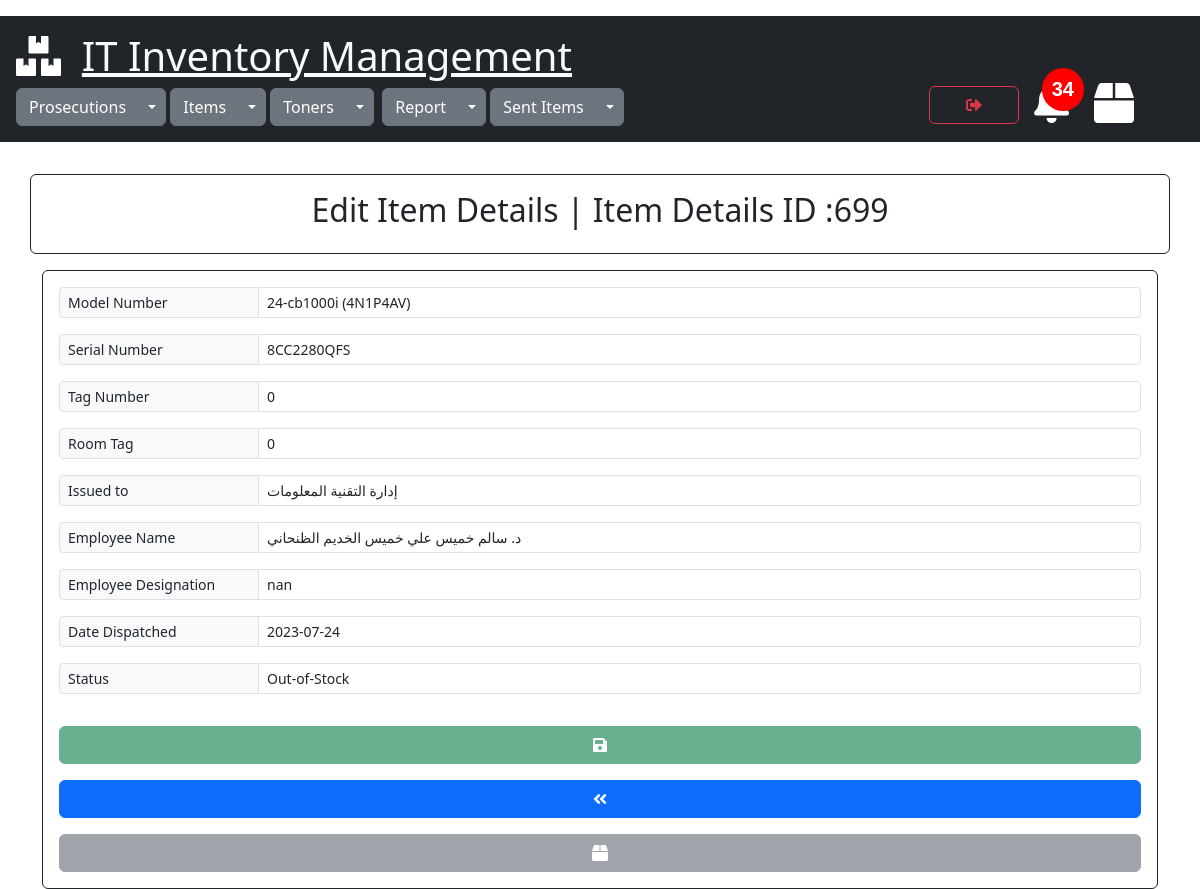
The page /items/edit_item_details_form/699 (signed in) on the database its author committed.
### items/models.py (models this page shows)
class ItemDetails(models.Model):
    STATUS = [
        ('In-Stock', 'In-Stock'),
        ('Out-of-Stock', 'Out-of-Stock'),
        ('issued-to', 'issued-to')
    ]
    serial_no = models.CharField(max_length=500, null=True)
    tag_no = models.CharField(max_length=500, null=True)
    room_tag = models.CharField(max_length=500, null=True)
    status = models.CharField(max_length=30, default='In-stock', choices=STATUS)
    model_no = models.ForeignKey(Items, on_delete=models.CASCADE)
    issued_to = models.ForeignKey(Prosecutions, on_delete=models.CASCADE)
    employee_name = models.CharField(max_length=500, null=True)
    employee_designation = models.CharField(max_length=500, null=True)
    created = models.DateTimeField(default=timezone.now)
    date_dispatched = models.DateTimeField(default=timezone.now)
    cart_item = GenericRelation(CartItem, related_query_name='itemdetails')
    class Meta:
        ordering = ['-date_dispatched']

class Items(models.Model):
    model_no = models.CharField(max_length=300, null=True)
    description = models.CharField(max_length=500, null=True)
    total_qty = models.PositiveIntegerField(default=0, null=True)
    remaining_qty = models.PositiveIntegerField(default=0, null=True)
    created = models.DateTimeField(default=timezone.now)

### prosecutions/models.py (models this page shows)
class Prosecutions(models.Model):
    name = models.CharField(max_length=255)
    location = models.CharField(max_length=300,default="none")
    created = models.DateTimeField(default=timezone.now)

### items/views.py (the view)
# urls.py: path('edit_item_details_form/<int:id>', views.edit_item_details_form, name='edit_item_details_form'),
@cache_control(no_cache=True, must_revalidate=True,no_store=True)
@login_required(login_url="login")
def edit_item_details_form(request, id):
    prosecutions = Prosecutions.objects.all()
    items = Items.objects.all()
    detail = ItemDetails.objects.get(id=id)
    data_calc_cart_total = calc_cart_total(request)
    cart_total = data_calc_cart_total['cart_total']
    data_calc_toner_stock_alert = calc_toner_stock_alert(request)
    toner_stock_alert = data_calc_toner_stock_alert['toner_stock_alert_count']
    toner_under_fifteen = data_calc_toner_stock_alert['tonerstock']
    cartitem = CartItem.objects.all()
    joined_ids = [(o.object_id, o.content_type_id) for o in cartitem]
    itemdetails_content_type = ContentType.objects.get(app_label='items', model='itemdetails')
    content_type_id = itemdetails_content_type.id
    joined_ids = json.dumps(joined_ids)
    context = {"total": cart_total, "detail": detail, "items": items,"toner_stock_alert":toner_stock_alert,"joined_ids":joined_ids,
                        "prosecutions": prosecutions,"content_type_id":content_type_id,"toner_under_fifteen":toner_under_fifteen, "status": ItemDetails.STATUS}
    return render(request, 'edit_item_details_form.html',context)

### sent_items/utils.py (called while the page is built)
def get_total_cart_items(cart):
    cartitem = cart.cartitem_set.filter(selected=False, dispatched=False)
    total = cartitem.count()
    return total

def calc_cart_total(request):
    customer, created = Customer.objects.get_or_create(user=request.user)
    cart, created = Cart.objects.get_or_create(customer=customer, complete=False)
    items_in_cart = cart.cartitem_set.filter(selected=False, dispatched=False)
    cart_total = get_total_cart_items(cart)
    return {'cart_total':cart_total,'user_cart':cart,'items_in_cart':items_in_cart}

### toners/utils.py (called while the page is built)
def calc_toner_stock_alert(request):
    tonerstock=Toners.objects.filter(remaining_qty__lte=15)
    toner_stock_alert_count=tonerstock.count()
    return {"toner_stock_alert_count":toner_stock_alert_count,"tonerstock":tonerstock }

### items/templates/edit_item_details_form.html (shortened to what this page needs)
{% extends 'mainpage.html' %}
{% block content %}
<div class="container">
    <div class="row">
        <div class="card card-body border-dark mt-3">
            <span class="text-center"><h2>Edit Item Details | Item Details ID :{{ detail.id }} </h2></span>
        </div>
    </div>
    <form role="form" action="edit_item_details_save" method="post" class="card p-3 border-dark mt-3">
        <div class="input-group input-group-sm mb-3" >
            <label class="input-group-text side-label">Model Number</label>
            <select class="form-control selectpicker show-tick" name="model_no" id="model_no" data-live-search="true"  data-dropup-auto="false">
                        {% for item in items %}
                        <option value="{{item.id}}" {% if item.id == detail.model_no.id %} selected {% endif %}>
                            {{item.model_no}}</option>
                        {% endfor %}
            </select>
        </div>
        <div class="input-group input-group-sm mb-3">
            <span class="input-group-text side-label">Serial Number</span>
            <input type="text" class="form-control " placeholder="Enter serialnumber" name="serial_no" id="serial_no"
                   value="{{detail.serial_no}}">
        </div>
        <div class="input-group input-group-sm mb-3">
            <span class="input-group-text side-label">Tag Number</span>
            <input type="text" class="form-control " placeholder="enter tag number" name="tag_no" id="tag_no"
                   value="{{detail.tag_no}}">
        </div>
        <div class="input-group input-group-sm mb-3">
            <span class="input-group-text side-label">Room Tag</span>
            <input type="text" class="form-control " placeholder="enter room tag number" name="room_tag" id="room_tag"
                   value="{{detail.room_tag}}">
        </div>
        <div class="input-group input-group-sm mb-3">
            <label class="input-group-text side-label">Issued to</label>
            <select class="form-control selectpicker show-tick " name="issued_to" id="issued_to" data-live-search="true"  data-dropup-auto="false">
                {% for prosecution in prosecutions %}
                <option value="{{prosecution.id}}" {% if prosecution.id == detail.issued_to.id %} selected {% endif %}>
                    {{prosecution.name}}</option>
                {% endfor %}
            </select>
        </div>
        <div class="input-group input-group-sm mb-3">
            <span class="input-group-text side-label">Employee Name</span>
            <input type="text" class="form-control " placeholder="enter employee name" name="employee_name" id="employee_name"
                   value="{{detail.employee_name}}">
        </div>
        <div class="input-group input-group-sm mb-3">
            <span class="input-group-text side-label">Employee Designation</span>
            <input type="text" class="form-control " placeholder="enter employee designation" name="employee_designation" id="employee_designation"
                   value="{{detail.employee_designation}}">
        </div>
        <div class="input-group input-group-sm mb-3">
            <label class="input-group-text side-label">Date Dispatched </label>
            <input type="text" class="form-control" name="date_dispatched" id="date_dispatched"
                   value="{{detail.date_dispatched.date|date:'Y-m-d'}}">
        </div>
        <div class="input-group input-group-sm mb-3">
            <label class="input-group-text side-label">Status</label>
            <select class="form-control " name="status" id="status">
                {% for x,y in status %}
                <option value="{{x}}" {% if x == detail.status %} selected {% endif %}>{{ x }}</option>
                {% endfor %}
            </select>
        </div>
        <button type="submit" name="save" value="save" class="btn btn-success mt-3 btn-action-EIDF" disabled data-bs-toggle="tooltip" data-bs-placement="bottom" title="Save"><i class="fas fa-save"></i></button>
        <a href="{% url 'view_items_details' id=detail.model_no.id %}" class="btn btn-primary mt-3" id="btn-back" data-bs-toggle="tooltip" data-bs-placement="bottom" title="Back"><i class="fas fa-angle-double-left"></i></a>
        <button onclick="getCartData('{{detail.id}}','add')" data-detail="{{detail.id}}" data-action="add" class="btn btn-secondary mt-3 addtodispatch" enabled data-bs-toggle="tooltip" data-bs-placement="bottom" title="Save and Add To Dispatch"><i class="fas fa-box"></i></button>
    </form>
</div>
{% endblock %}

### static/css/style.css (style rules this page uses)
.fas.fa-box { color: white; }
.side-label { width: 200px; }

### rows shown on the page
ItemDetails: id "699", model_no "24-cb1000i (4N1P4AV)", serial_no "8CC2280QFS", tag_no "0", room_tag "0", issued_to "إدارة التقنية المعلومات", employee_name "د. سالم خميس علي خميس الخديم الظنحاني", employee_designation "nan", date_dispatched "2023-07-24", status "Out-of-Stock"
